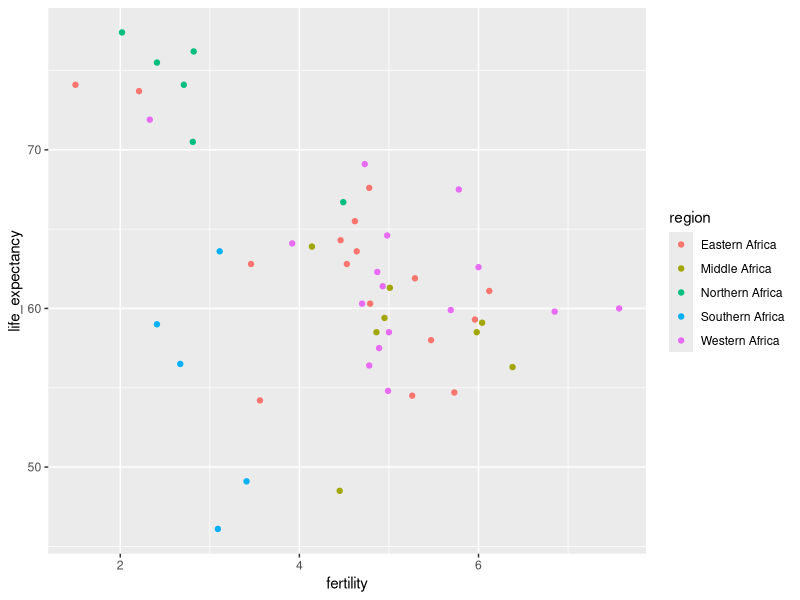
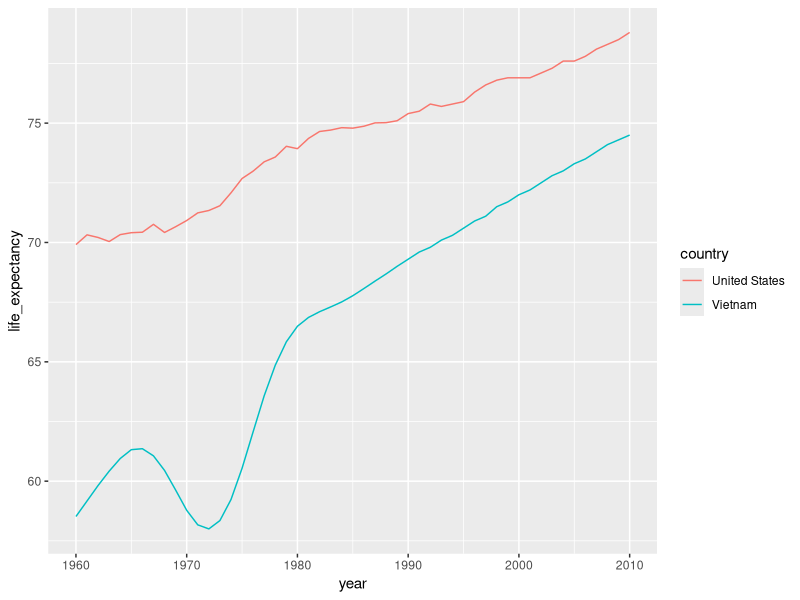
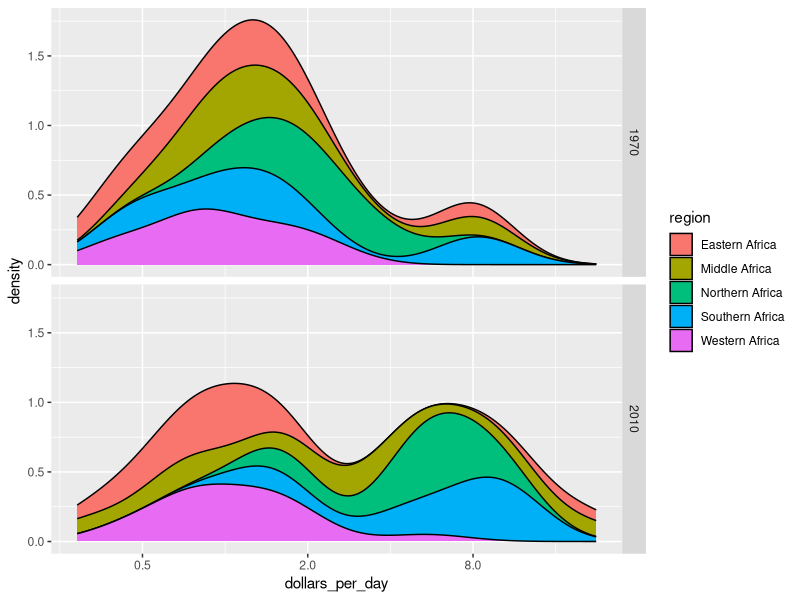
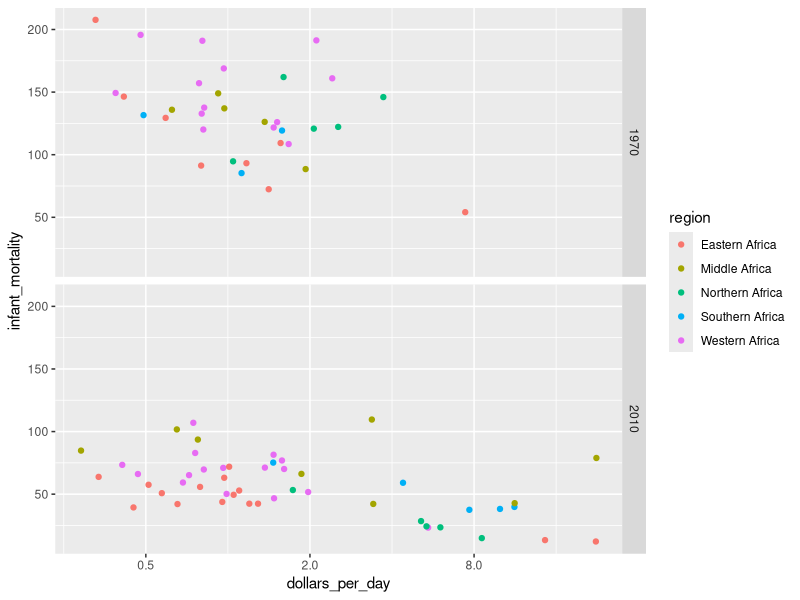

These charts were generated, in order, by the following R code:
library(dplyr)
library(ggplot2)
library(dslabs)
data(gapminder)

##Expectativa de vida de africa coloreada por region

gapminder %>% filter(continent=="Africa" & year==2012) %>%
  ggplot(aes( fertility,life_expectancy, color = region)) +
  geom_point() 

##Analisis del impacto de la guerra de Vietnam en la expectativa de vida 

years <- 1960:2010
countries <- c("United States", "Vietnam")
tab <- gapminder %>% filter(year %in% years & country %in% countries)

p <- tab %>%
  ggplot(aes(year, life_expectancy, color=country)) +
  geom_line()
p

##Evolucion de los ingresos de los paises Africanos, coloreado por Region

daydollars <- gapminder %>%
  mutate(dollars_per_day = gdp/population/365) %>%
  filter(continent =="Africa" & year%in%c(1970,2010) & !is.na(dollars_per_day)) 

daydollars %>%
  ggplot(aes(dollars_per_day, fill=region)) +
  geom_density(bw=0.5, position="stack") +
  scale_x_continuous(trans="log2") +
  facet_grid(year~.)

##Relacion entre la mortalidad infantil y los ingresos en los paises Africanos, ademas de su evolucion
##entre 1970 y 2010

gapminder_Africa_2010 <- gapminder %>% 
  mutate(dollars_per_day = gdp/population/365) %>%
  filter(continent == "Africa" & year %in%c(1970,2010) & !is.na(dollars_per_day) & !is.na(infant_mortality))

gapminder_Africa_2010 %>%   
  ggplot(aes( dollars_per_day,infant_mortality, color=region, label = country)) +
  geom_point() +
  scale_x_continuous(trans='log2') +
  facet_grid(year~.)
